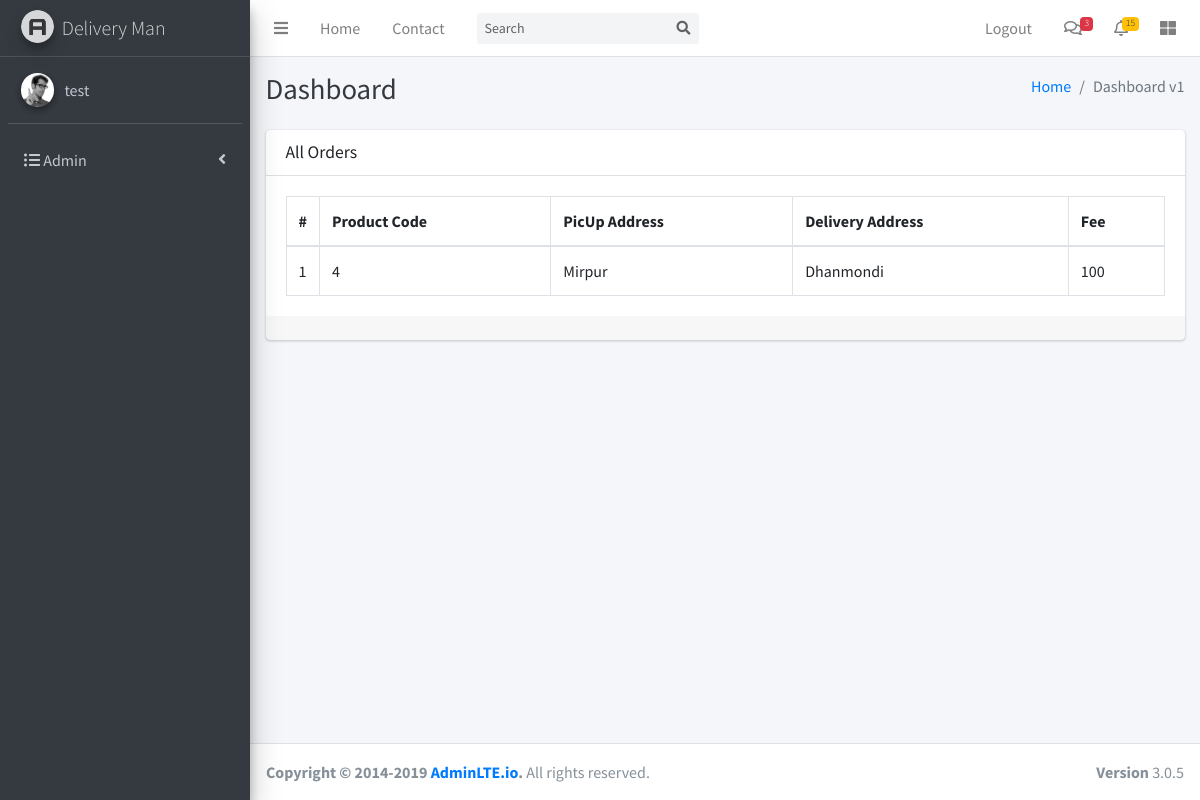
Screenshot of /deliveryman/allorders.php (signed in) with the database file from the repository.
### tables this page shows
CREATE TABLE `orders` (
  `orderID` int(11) NOT NULL,
  `merchantID` int(11) NOT NULL,
  `date` date NOT NULL,
  `priority` enum('emergency','normal','medium') NOT NULL,
  `pickup_address` text NOT NULL,
  `delivery_address` text NOT NULL,
  `fee` varchar(255) NOT NULL,
  `status` enum('pending','received','picked_up','processing','delivered') NOT NULL,
  `pickup_man` int(11) NOT NULL,
  `delivery_man` int(11) NOT NULL,
  `code` varchar(50) NOT NULL,
  `pickup_area` int(11) NOT NULL,
  `delivery_area` int(11) NOT NULL,
  `order_type` enum('Cash on Delivery','Only Delivery') NOT NULL,
  `feedback` text NOT NULL,
  `received_by` int(11) NOT NULL,
  `customer_name` varchar(255) NOT NULL,
  `customer_phone` varchar(255) NOT NULL
);

### deliveryman/class/Controller.php (called while the page is built, shortened)
<?php
class Controller {
    private $conn;
    function __construct($host, $user, $password, $dbName) {
	$this->conn = new mysqli($host, $user, $password, $dbName);
    }
    public function get_delivery(){
	$id=$_SESSION['userID'];
	$result = $this->conn->query("SELECT orders.*,delivery_man.d_name, orders.delivery_man as delivery_man FROM orders join delivery_man on delivery_man.dID=orders.delivery_man WHERE delivery_man= $id");
	return $result;
	}
}

### deliveryman/allorders.php (the view)
  <?php
include_once 'header.php';
  ?>
  <?php
include_once 'left_menu.php';
  ?>
  <div class="content-wrapper">
    <div class="content-header">
      <div class="container-fluid">
        <div class="row mb-2">
          <div class="col-sm-6">
            <h1 class="m-0 text-dark">Dashboard</h1>
          </div>
          <div class="col-sm-6">
            <ol class="breadcrumb float-sm-right">
              <li class="breadcrumb-item"><a href="#">Home</a></li>
              <li class="breadcrumb-item active">Dashboard v1</li>
            </ol>
          </div>
        </div>
      </div>
    </div>
    <section class="content">
      <div class="container-fluid">
        <div class="row">
          <div class="col-md-12">
            <div class="card">
              <div class="card-header">
                <h3 class="card-title">All Orders</h3>
              </div>
              <div class="card-body">
                <table class="table table-bordered">
                  <thead>
                    <tr>
                      <th style="width: 10px">#</th>
                      <th>Product Code</th>
                      <th>PicUp Address</th>
                      <th>Delivery Address</th>
                      <th>Fee</th>
                    </tr>
                  </thead>
                  <tbody>
                  <?php
                    $i=1;
                    $data=$obj->get_delivery();
                    while($row=$data->fetch_assoc()){
                  ?>
                    <tr>
                      <td><?php echo $i++;?></td>
                      <td><?php echo $row['orderID'];?></td>
                      <td><?php echo $row['pickup_address'];?></td>
                      <td><?php echo $row['delivery_address'];?></td>
                      <td><?php echo $row['fee'];?></td>
                    </tr>
                    <?php
                        }
                        ?>
                  </tbody>
                </table>
              </div>
              <div class="card-footer clearfix">
              </div>
            </div>
          </div>
        </div>
      </div>
    </section>
  </div>
  <?php include_once 'footer.php'; ?>

### rows the page displays
orders: orderID "4", pickup_address "Mirpur", delivery_address "Dhanmondi", fee "100"

### other values shown
$_SESSION['userName'] "test"
